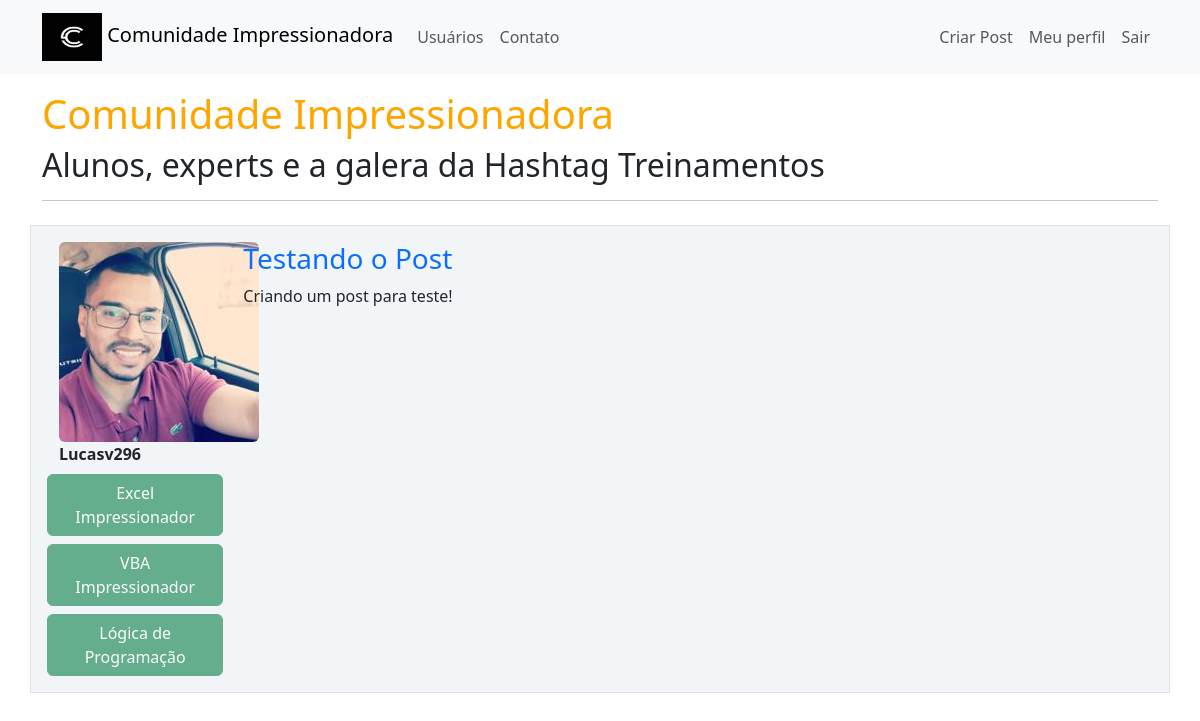
/ (signed in), run on the app's committed database.
### comunidadeimpressionadora/models.py (models this page shows, shortened)
class Post(database.Model):
    id = database.Column(database.Integer, primary_key=True)
    titulo = database.Column(database.String, nullable=False)
    corpo = database.Column(database.Text, nullable=False)
    data_criacao = database.Column(database.DateTime, nullable=False, default=datetime.utcnow)
    id_usuario = database.Column(database.Integer, database.ForeignKey('usuario.id'), nullable=False)

class Usuario(database.Model, UserMixin):
    id = database.Column(database.Integer, primary_key=True)
    username = database.Column(database.String, nullable=False)
    email = database.Column(database.String, nullable=False, unique=True)
    senha = database.Column(database.String, nullable=False)
    foto_perfil = database.Column(database.String, default='default.jpg')
    posts = database.relationship('Post', backref='autor', lazy=True)
    cursos = database.Column(database.String, nullable=False, default='Não Informado')

### comunidadeimpressionadora/routes.py (the view)
@app.route("/")
def home():
    posts = Post.query.order_by(Post.id.desc())
    return render_template('home.html', posts=posts)

### comunidadeimpressionadora/models.py (called while the page is built)
@login_manager.user_loader
def load_usuario(id_usuario):
    return Usuario.query.get(int(id_usuario))

### comunidadeimpressionadora/templates/home.html (shortened to what this page needs)
{% extends 'base.html' %}
{% block body %}
<div class="container mt-3">
    <h1 style="color: orange">Comunidade Impressionadora</h1>
    <h2>Alunos, experts e a galera da Hashtag Treinamentos</h2>
    <hr>
    {% for post in posts %}
    <div class="row border mt-4 p-3 meupost ">
        <div class="col-sm col-md-2">
            <div class="image pe-2 flex-column">
                <img src="{{ url_for('static', filename='fotos_perfil/{}'.format(post.autor.foto_perfil)) }}" class="rounded" width="200">
                <div >
                    <strong>{{ post.autor.username }}</strong>
                </div>
                <div class="row justify-content-center ">
                    <br>
                    {% for curso in post.autor.cursos.split(';') %}
                    <button type="button" class="btn btn-success mt-2 " disabled>{{ curso }}</button>
                    {% endfor %}
                </div>
            </div>
        </div>
        <div class="col-sm col-md-10 post-container">
            <a href="{{ url_for('exibir_post', post_id=post.id)}}" class="link-offset-2 link-underline link-underline-opacity-0">
                <h3>{{ post.titulo }}</h3>
            </a>
            <p>{{ post.corpo }}</p>
        </div>
    </div>
    {% endfor %}
</div>
{% endblock %}

### comunidadeimpressionadora/static/main.css (style rules this page uses)
.meupost { background: #f2f5f8 !important; }
.post-container p { font-size: 16px; }

### data on the page
Post: foto_perfil (picture), autor.username "Lucasv296", curso "Excel Impressionador" "VBA Impressionador" "Lógica de Programação", titulo "Testando o Post", corpo "Criando um post para teste!"
